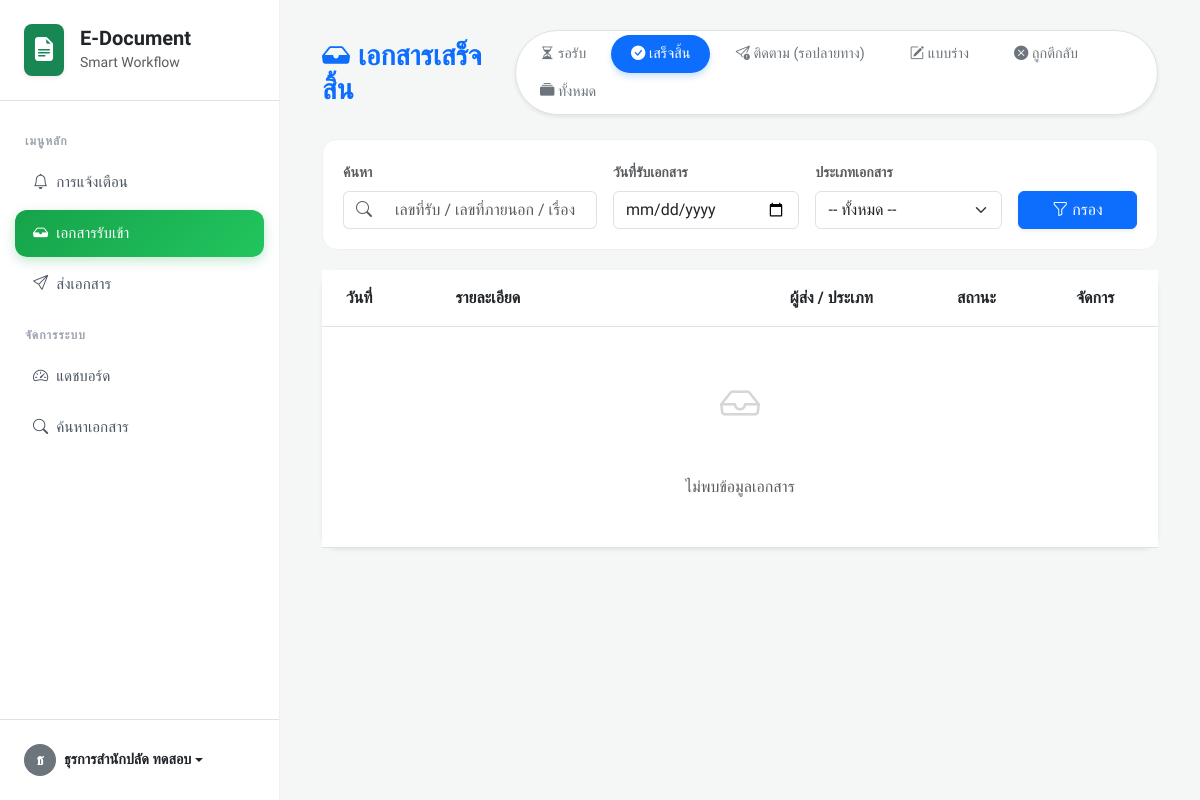
The page /users/view_incoming.php?filter=success (signed in) on the database as committed earlier.
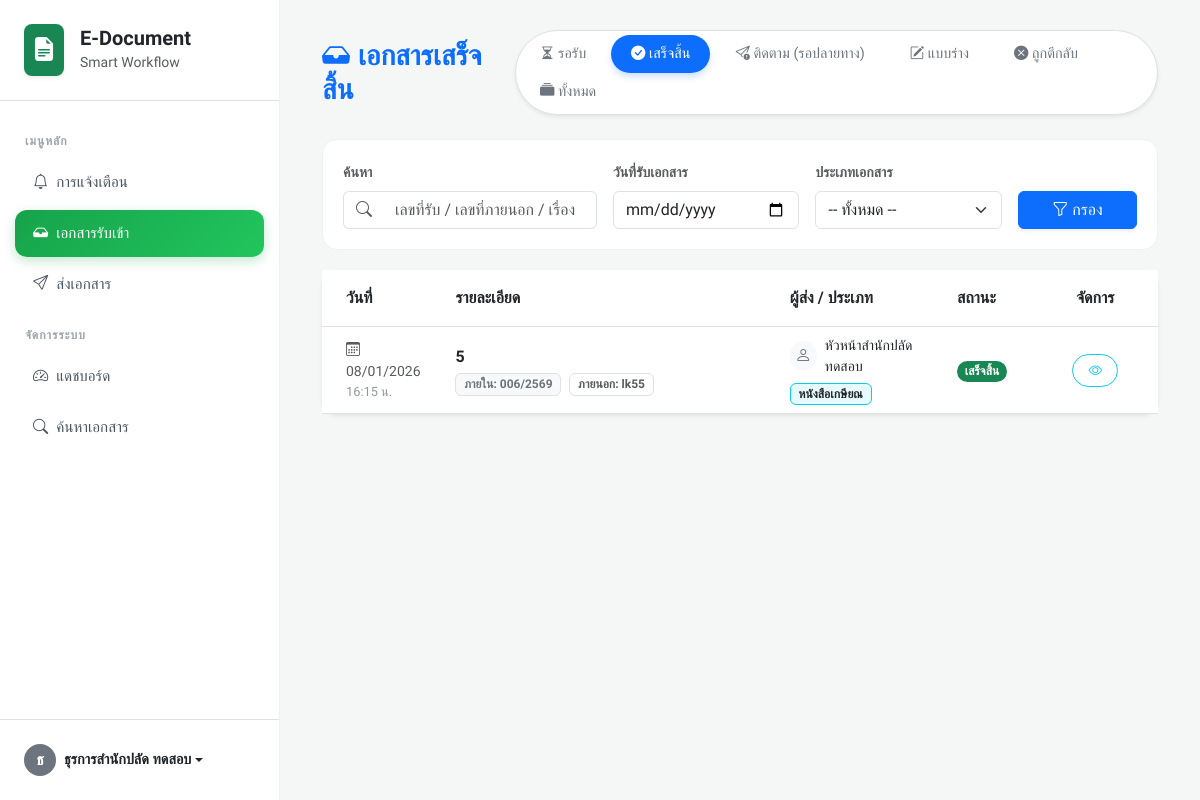
The same page on the database as committed later.
### tables this page shows
CREATE TABLE `documents` (
  `id` int(11) NOT NULL,
  `document_no` varchar(50) NOT NULL COMMENT 'เลขที่เอกสารรันต่อเนื่อง',
  `external_no` varchar(50) DEFAULT NULL COMMENT 'เลขที่หนังสือ (จากภายนอก)',
  `title` varchar(255) NOT NULL COMMENT 'เรื่อง/หัวข้อเอกสาร',
  `book_name` varchar(255) DEFAULT NULL COMMENT 'ชื่อหนังสือ',
  `receive_date` date NOT NULL DEFAULT curdate() COMMENT 'วันที่รับ',
  `sender_id` int(11) DEFAULT NULL COMMENT 'ID ผู้ส่ง (เชื่อมตาราง users)',
  `to_department_id` int(11) DEFAULT NULL COMMENT 'ID แผนกปลายทาง (เชื่อมตาราง departments)',
  `pending_target_depts` text DEFAULT NULL COMMENT 'เก็บ ID แผนกปลายทางแบบ CSV สำหรับหนังสือเกษียณ',
  `document_type_id` int(11) NOT NULL COMMENT 'ประเภทเอกสาร',
  `from_source` varchar(100) DEFAULT NULL COMMENT 'รับจากหน่วยงาน/บุคคล',
  `status` enum('pending','process','success','cancel','draft') DEFAULT 'pending',
  `priority` tinyint(1) NOT NULL DEFAULT 0 COMMENT '0=ปกติ, 1=ด่วน, 2=ด่วนที่สุด',
  `remark` text DEFAULT NULL,
  `file_path` varchar(255) DEFAULT NULL COMMENT 'ชื่อไฟล์แนบ',
  `created_at` timestamp NOT NULL DEFAULT current_timestamp(),
  `is_forwarded` tinyint(1) DEFAULT 0 COMMENT '0=รอส่ง, 1=ส่งแล้ว',
  `parent_id` int(11) DEFAULT NULL COMMENT 'เก็บ ID เอกสารต้นทาง',
  `updated_at` timestamp NULL DEFAULT NULL
);

CREATE TABLE `users` (
  `id` int(11) NOT NULL,
  `username` varchar(50) NOT NULL,
  `password_hash` varchar(255) NOT NULL,
  `email` varchar(100) NOT NULL,
  `first_name` varchar(100) NOT NULL,
  `last_name` varchar(100) NOT NULL,
  `department_id` int(11) NOT NULL,
  `signature_img_path` varchar(255) DEFAULT NULL COMMENT 'เก็บ Path รูปไฟล์ลายเซ็น (รองรับอนาคต)',
  `is_active` tinyint(1) DEFAULT 1 COMMENT '1=ใช้งาน, 0=ระงับ',
  `created_at` timestamp NOT NULL DEFAULT current_timestamp()
);

CREATE TABLE `document_types` (
  `id` int(11) NOT NULL,
  `type_name` varchar(100) NOT NULL COMMENT 'ชื่อประเภทเอกสาร',
  `is_active` tinyint(1) DEFAULT 1
);

### includes/sidebar.php (called while the page is built, shortened)
<?php
include_once __DIR__ . '/../config/db.php';
$sidebar_uid = $_SESSION['user_id'] ?? 0;
if ($sidebar_uid > 0) {
    $sql_count = "SELECT COUNT(*) as total FROM notifications WHERE user_id = ? AND is_read = 0";
    $stmt_count = $conn->prepare($sql_count);
    $stmt_count->bind_param("i", $sidebar_uid);
    $stmt_count->execute();
    $res_count = $stmt_count->get_result()->fetch_assoc();
}
?>

### users/view_incoming.php (the view, shortened to what the changed rows need)
<?php
include '../config/db.php';
$my_dept_id = $_SESSION['department_id'];
$my_user_id = $_SESSION['user_id'];
$filter_status = $_GET['filter'] ?? 'pending';
$sql = "SELECT d.id, d.document_no, d.external_no, d.title, d.status, d.priority, d.created_at, d.book_name,
                d.sender_id,
               u.first_name, u.last_name, t.type_name,
               dept.name as to_dept_name
        FROM documents d
        LEFT JOIN users u ON d.sender_id = u.id
        LEFT JOIN document_types t ON d.document_type_id = t.id
        LEFT JOIN departments dept ON d.to_department_id = dept.id
        WHERE ";
$params = [];
$types = "";
if ($filter_status == 'all') {
    $sql .= "( (d.to_department_id = ? AND (d.is_forwarded = 0 OR d.is_forwarded IS NULL))
               OR
               (d.sender_id = ? AND d.status IN ('draft', 'cancel', 'pending')) )";
    $params[] = $my_dept_id;
    $params[] = $my_user_id;
    $types .= "ii";
} elseif ($filter_status == 'draft') {
    $sql .= "d.sender_id = ? AND d.status = 'draft'";
    $params[] = $my_user_id;
    $types .= "i";
} elseif ($filter_status == 'cancel') {
    $sql .= "d.sender_id = ? AND d.status = 'cancel'";
    $params[] = $my_user_id;
    $types .= "i";
} elseif ($filter_status == 'sent_pending') {
    $sql .= "d.sender_id = ? AND d.status = 'pending'";
    $params[] = $my_user_id;
    $types .= "i";
} else {
    $sql .= "d.to_department_id = ? AND d.status = ? AND (d.is_forwarded = 0 OR d.is_forwarded IS NULL)";
    $params[] = $my_dept_id;
    $params[] = $filter_status;
    $types .= "is";
}
$sql .= " ORDER BY d.created_at DESC";
$stmt = $conn->prepare($sql);
if (!empty($params)) {
    $stmt->bind_param($types, ...$params);
}
$stmt->execute();
$result = $stmt->get_result();
?>
<!DOCTYPE html>
<html lang="th">
<head>
    <link href="https://cdn.jsdelivr.net/npm/bootstrap@5.3.0/dist/css/bootstrap.min.css" rel="stylesheet">
    <link rel="stylesheet" href="https://cdn.jsdelivr.net/npm/bootstrap-icons@1.11.0/font/bootstrap-icons.css">
</head>
<body>
    <div class="d-flex">
        <div class="flex-shrink-0"><?php include '../includes/sidebar.php'; ?></div>
        <div class="main-content flex-grow-1">
            <div class="container-fluid">
                <div class="card border-0 shadow-sm rounded-4">
                    <div class="card-body p-0">
                        <div class="table-responsive">
                            <table class="table table-hover align-middle mb-0">
                                <thead class="bg-light border-bottom">
                                    <tr>
                                        <th class="ps-4 py-3" width="15%">วันที่</th>
                                        <th class="py-3" width="40%">รายละเอียด</th>
                                        <th class="py-3" width="20%">
                                            <?php echo ($filter_status == 'sent_pending' || $filter_status == 'draft') ? 'ส่งถึง / สถานะ' : 'ผู้ส่ง / ประเภท'; ?>
                                        </th>
                                        <th class="py-3" width="10%">สถานะ</th>
                                        <th class="py-3 text-center" width="15%">จัดการ</th>
                                    </tr>
                                </thead>
                                <tbody>
                                    <?php if ($result && $result->num_rows > 0): ?>
                                        <?php while ($row = $result->fetch_assoc()): ?>
                                            <tr class="border-bottom">
                                                <td class="ps-4 text-muted small">
                                                    <div><i class="bi bi-calendar3 me-1"></i> <?php echo date('d/m/Y', strtotime($row['created_at'])); ?></div>
                                                    <div class="text-secondary opacity-75" style="font-size: 0.8rem;"><?php echo date('H:i', strtotime($row['created_at'])); ?> น.</div>
                                                </td>
                                                <td>
                                                    <div class="fw-bold text-dark"><?php echo htmlspecialchars($row['title']); ?></div>
                                                    <div class="d-flex gap-2 mt-1">
                                                        <span class="badge bg-light text-secondary border small">
                                                            ภายใน: <?php echo htmlspecialchars($row['document_no']); ?>
                                                        </span>
                                                        <?php if (!empty($row['external_no'])): ?>
                                                            <span class="badge bg-white text-muted border small">
                                                                ภายนอก: <?php echo htmlspecialchars($row['external_no']); ?>
                                                            </span>
                                                        <?php endif; ?>
                                                    </div>
                                                </td>
                                                <td>
                                                    <?php if ($filter_status == 'sent_pending'): ?>
                                                        <div class="d-flex align-items-center text-primary">
                                                            <i class="bi bi-arrow-right-circle-fill me-2"></i>
                                                            <strong><?= htmlspecialchars($row['to_dept_name'] ?? 'ไม่ระบุ') ?></strong>
                                                        </div>
                                                        <div class="small text-muted mt-1">ประเภท: <?= htmlspecialchars($row['type_name']) ?></div>
                                                    <?php else: ?>
                                                        <div class="d-flex align-items-center">
                                                            <div class="bg-light rounded-circle d-flex align-items-center justify-content-center me-2" style="width:30px;height:30px;">
                                                                <i class="bi bi-person text-secondary"></i>
                                                            </div>
                                                            <span class="small text-dark"><?php echo htmlspecialchars($row['first_name'] . ' ' . $row['last_name']); ?></span>
                                                        </div>
                                                        <div class="mt-1">
                                                            <span class="badge bg-info text-dark bg-opacity-10 border border-info">
                                                                <?php echo htmlspecialchars($row['type_name']); ?>
                                                            </span>
                                                        </div>
                                                    <?php endif; ?>
                                                </td>
                                                <td>
                                                    <?php if ($row['status'] == 'draft'): ?>
                                                        <span class="badge bg-secondary">แบบร่าง</span>
                                                    <?php else: ?>
                                                        <?php
                                                        $status_badge = 'bg-secondary';
                                                        $status_text = $row['status'];
                                                        switch ($row['status']) {
                                                            case 'success':
                                                                $status_badge = 'bg-success';
                                                                $status_text = 'เสร็จสิ้น';
                                                                break;
                                                        }
                                                        ?>
                                                        <span class="badge rounded-pill <?php echo $status_badge; ?>">
                                                            <?php echo $status_text; ?>
                                                        </span>
                                                    <?php endif; ?>
                                                </td>
                                                <td class="text-center">
                                                    <div class="d-flex gap-2 justify-content-center">
                                                        <?php if ($row['status'] == 'draft' || ($row['status'] == 'cancel' && $row['sender_id'] == $my_user_id)): ?>
                                                            <a href="send_doc.php?draft_id=<?php echo $row['id']; ?>"
                                                                class="btn btn-sm btn-warning shadow-sm" title="แก้ไข/ส่งใหม่">
                                                                <i class="bi bi-pencil-square"></i> <?php echo ($row['status'] == 'cancel') ? 'ส่งใหม่' : 'แก้ไข'; ?>
                                                            </a>
                                                            <button type="button" onclick="confirmDelete(<?php echo $row['id']; ?>)"
                                                                class="btn btn-sm btn-danger shadow-sm" title="ลบทิ้ง">
                                                                <i class="bi bi-trash"></i> ลบ
                                                            </button>
                                                        <?php elseif ($filter_status == 'sent_pending'): ?>
                                                            <a href="view_details.php?id=<?php echo $row['id']; ?>" class="btn btn-sm btn-outline-info btn-action"><i class="bi bi-eye"></i> รายละเอียด</a>
                                                        <?php else: ?>
                                                            <a href="view_details.php?id=<?php echo $row['id']; ?>" class="btn btn-sm btn-outline-info btn-action"><i class="bi bi-eye"></i></a>
                                                        <?php endif; ?>
                                                    </div>
                                                </td>
                                            </tr>
                                        <?php endwhile; ?>
                                    <?php else: ?>
                                        <tr>
                                            <td colspan="5" class="text-center py-5 text-muted">
                                                <i class="bi bi-inbox fs-1 d-block mb-3 opacity-25"></i>
                                                <br>ไม่พบข้อมูลเอกสาร
                                            </td>
                                        </tr>
                                    <?php endif; ?>
                                </tbody>
                            </table>
                        </div>
                    </div>
                </div>
            </div>
        </div>
    </div>
</body>
</html>

Rows that differ between the two databases and show on the page:
added documents: created_at "08/01/2026", created_at "16:15", title "5", document_no "006/2569", external_no "lk55", users.first_name+last_name "หัวหน้าสำนักปลัด ทดสอบ", document_type.type_name "หนังสือเกษียณ", status "เสร็จสิ้น"
Other text that changed with them:
text no longer shown: "ไม่พบข้อมูลเอกสาร"
